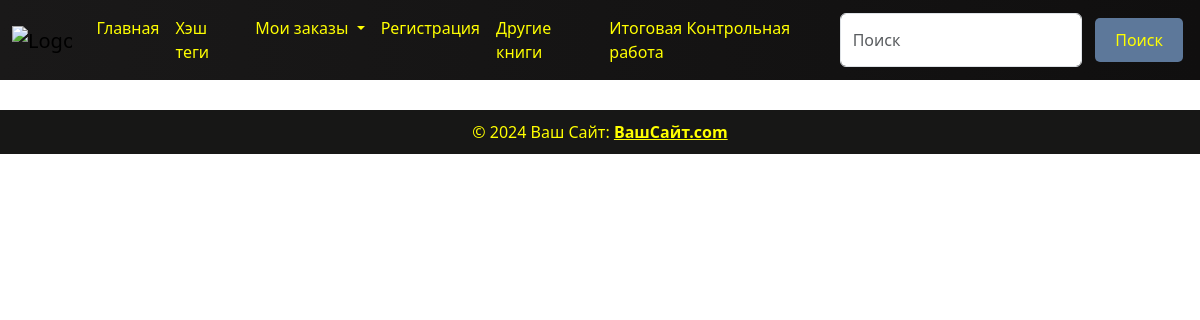
/clothes/adult_clothes/, run on an earlier commit of the app's database.
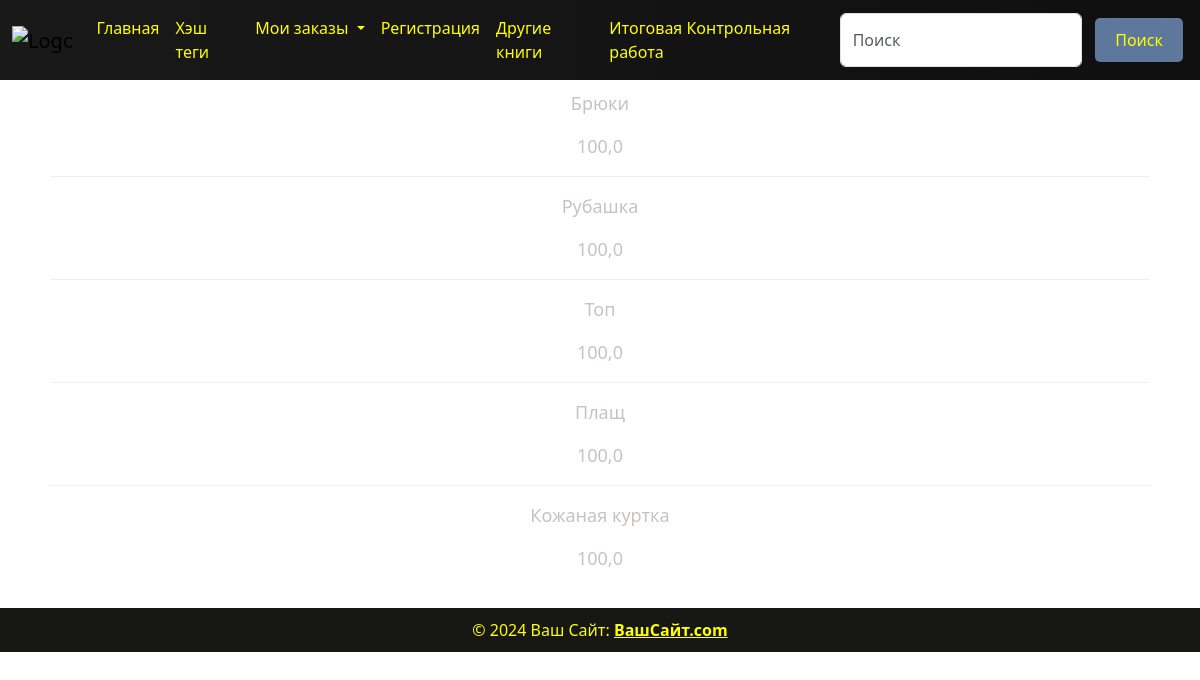
And on a later commit of the database.
### clothes/models.py (models this page shows, shortened)
class Clothes(models.Model):
    title = models.CharField(max_length=50)
    price = models.FloatField(default=100)
    tags = models.ManyToManyField(Tag)

### clothes/views.py (the view)
# urls.py: path('adult_clothes/', AdultClothesView.as_view(), name='adult_clothes'),
class AdultClothesView(generic.ListView):
    model = models.Clothes
    template_name = 'clothing/adult_cloth.html'
    context_object_name = 'adult_clothes'
    def get_queryset(self):
        return models.Clothes.objects.filter(tags__name='Взрослая').order_by('-id')

### templates/clothing/adult_cloth.html
{% load static %}
{% include 'components/header.html' %}
<link rel="stylesheet" href="{% static 'css/hashtags.css' %}">
<div class="container">
    {% for i in adult_clothes %}
       <div class="content">
        <p class="white">{{ i.title }}</p>
        <p class="white">{{ i.price }}</p>
        {% if not forloop.last %}
        <hr class="white">
        {% endif %}
    </div>
    {% endfor %}
</div>
{% include 'components/footer.html' %}

What changed in the data, as far as the page shows it:
added Clothes: title "Брюки", price "100,0"
added Clothes: title "Рубашка", price "100,0"
added Clothes: title "Топ", price "100,0"
added Clothes: title "Плащ", price "100,0"
added Clothes: title "Кожаная куртка", price "100,0"
